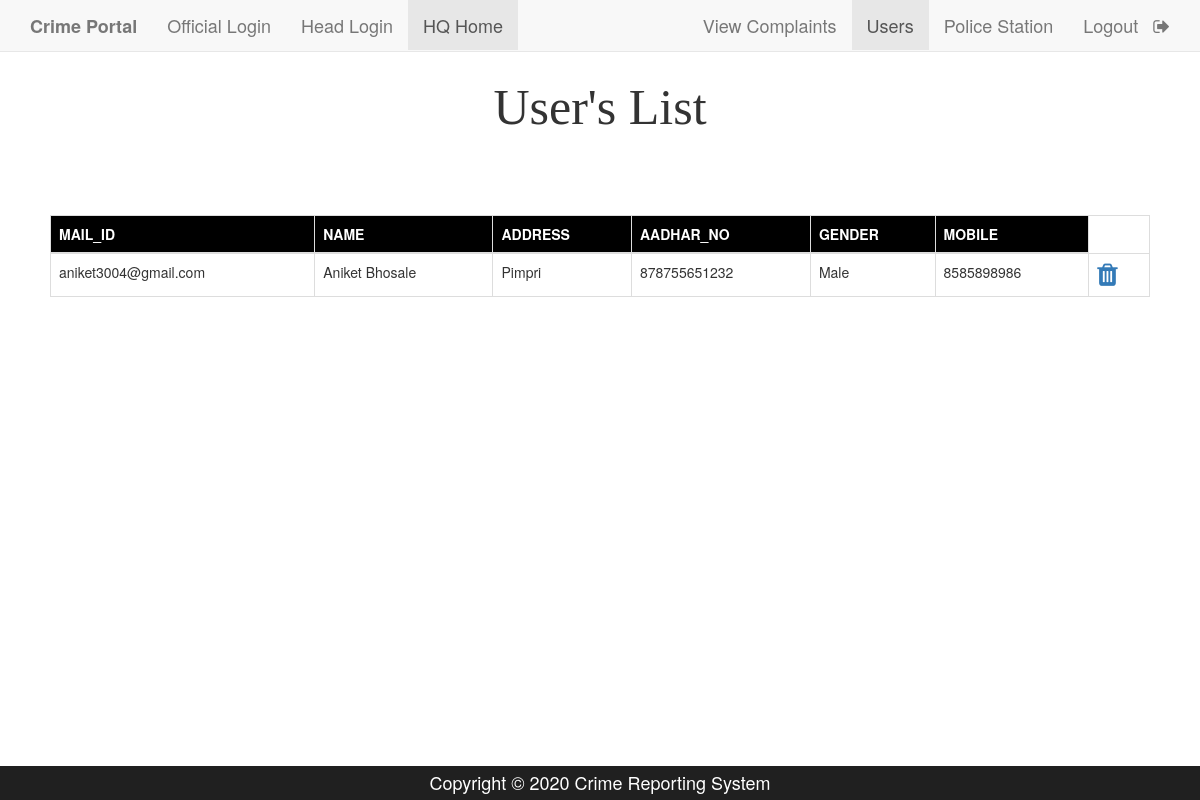
Screenshot of /headuserslist.php with the database file from the repository.
### tables this page shows
CREATE TABLE `user` (
  `u_name` varchar(50) NOT NULL,
  `u_id` varchar(50) NOT NULL,
  `u_pass` varchar(50) NOT NULL,
  `u_addr` varchar(100) NOT NULL,
  `a_no` bigint(12) NOT NULL,
  `gen` varchar(15) NOT NULL,
  `mob` bigint(10) NOT NULL
);

### headuserslist.php (the view, shortened to what this page needs)
<!DOCTYPE html>
<html>
<head>
	<link rel="stylesheet" type="text/css" href="https://maxcdn.bootstrapcdn.com/bootstrap/3.3.5/css/bootstrap.min.css">
	<link rel="stylesheet" type="text/css" href="https://maxcdn.bootstrapcdn.com/font-awesome/4.4.0/css/font-awesome.min.css">
</head>
<body>
	<nav  class="navbar navbar-default navbar-fixed-top">
  <div class="container">
    <div class="navbar-header">
      <a class="navbar-brand" href="home.php"><b>Crime Portal</b></a>
    </div>
    <div id="navbar" class="collapse navbar-collapse">
      <ul class="nav navbar-nav">
        <li><a href="official_login.php">Official Login</a></li>
        <li><a href="headlogin.php">Head Login</a></li>
        <li class="active"><a href="head_view_police_station.php">HQ Home</a></li>
      </ul>
      <ul class="nav navbar-nav navbar-right">
        <li><a href="headHome.php">View Complaints</a></li>
		<li class="active"><a href="headuserslist.php">Users</a></li>
        <li  ><a href="head_view_police_station.php">Police Station</a></li>
        <li><a href="h_logout.php">Logout &nbsp <i class="fa fa-sign-out" aria-hidden="true"></i></a></li>
      </ul>
    </div>
  </div>
 </nav>
  <br><br><br>
<h2>User's List</h2><br>
<div style="padding:50px;">
   <table class="table table-bordered">
    <thead class="thead-dark" style="background-color: black; color: white;">
      <tr>
        <th>MAIL_ID</th>
		<th>NAME</th>
		<th>ADDRESS</th>
		<th>AADHAR_NO</th>
		<th>GENDER</th>
		<th>MOBILE</th>
	</tr>
    </thead>
<?php
include('connection.php');
$query="select * from user";
$data=mysqli_query($con,$query);
$total=mysqli_num_rows($data);
if($total!=0)
{
	while($result=mysqli_fetch_assoc($data))
	{
		echo "
		<tr>
		<td>".$result['u_id']."</td>
		<td>".$result['u_name']."</td>
		<td>".$result['u_addr']."</td>
		<td>".$result['a_no']."</td>
		<td>".$result['gen']."</td>
		<td>".$result['mob']."</td>
		<td><a href=delete.php?u_id=".$result['u_id']." ><i class='fa fa-trash' style='font-size:26px;'/></a></td>
		</tr>";
	}
}
else
{
	echo "No record Found";
}
?>
</table>
 </div>
<div class="fixed-footer">
        <div class="container">Copyright &copy; 2020 Crime Reporting System</div>
</div>
</body>
</body>
</html>

### headuserslist.php (style rules this page uses)
h2 { font-family:Georgia; font-size:50px; text-align:center; }
.fixed-footer { width:100%; position:fixed; bottom:0; background:#202020; padding:4px; color:white; }
.container { font-size:18px; text-align:center; }

### rows the page displays
user: u "aniket3004@gmail.com", u_name "Aniket Bhosale", u_addr "Pimpri", a_no "878755651232", gen "Male", mob "8585898986"
